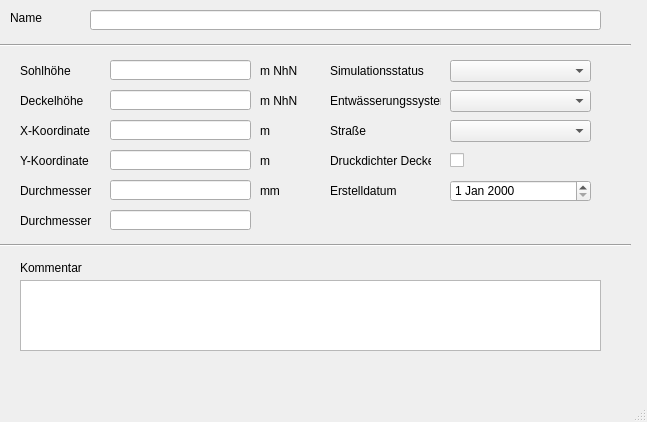
<?xml version="1.0" encoding="UTF-8"?>
<ui version="4.0">
 <class>MainWindow</class>
 <widget class="QMainWindow" name="MainWindow">
  <property name="enabled">
   <bool>true</bool>
  </property>
  <property name="geometry">
   <rect>
    <x>0</x>
    <y>0</y>
    <width>647</width>
    <height>422</height>
   </rect>
  </property>
  <property name="windowTitle">
   <string>MainWindow</string>
  </property>
  <widget class="QWidget" name="centralwidget">
   <widget class="QLabel" name="label_20">
    <property name="geometry">
     <rect>
      <x>330</x>
      <y>60</y>
      <width>111</width>
      <height>21</height>
     </rect>
    </property>
    <property name="text">
     <string>Simulationsstatus</string>
    </property>
   </widget>
   <widget class="QLabel" name="label">
    <property name="geometry">
     <rect>
      <x>10</x>
      <y>10</y>
      <width>46</width>
      <height>16</height>
     </rect>
    </property>
    <property name="text">
     <string>Name</string>
    </property>
   </widget>
   <widget class="Line" name="line">
    <property name="geometry">
     <rect>
      <x>0</x>
      <y>30</y>
      <width>631</width>
      <height>31</height>
     </rect>
    </property>
    <property name="orientation">
     <enum>Qt::Horizontal</enum>
    </property>
   </widget>
   <widget class="QLabel" name="label_14">
    <property name="geometry">
     <rect>
      <x>20</x>
      <y>260</y>
      <width>81</width>
      <height>16</height>
     </rect>
    </property>
    <property name="text">
     <string>Kommentar</string>
    </property>
   </widget>
   <widget class="QLabel" name="label_11">
    <property name="geometry">
     <rect>
      <x>260</x>
      <y>120</y>
      <width>41</width>
      <height>21</height>
     </rect>
    </property>
    <property name="text">
     <string>m</string>
    </property>
   </widget>
   <widget class="QLabel" name="label_5">
    <property name="geometry">
     <rect>
      <x>20</x>
      <y>90</y>
      <width>81</width>
      <height>21</height>
     </rect>
    </property>
    <property name="text">
     <string>Deckelhöhe</string>
    </property>
   </widget>
   <widget class="QLabel" name="label_8">
    <property name="geometry">
     <rect>
      <x>260</x>
      <y>60</y>
      <width>41</width>
      <height>21</height>
     </rect>
    </property>
    <property name="text">
     <string>m NhN</string>
    </property>
   </widget>
   <widget class="QLabel" name="label_70">
    <property name="geometry">
     <rect>
      <x>330</x>
      <y>180</y>
      <width>71</width>
      <height>21</height>
     </rect>
    </property>
    <property name="text">
     <string>Erstelldatum</string>
    </property>
   </widget>
   <widget class="QLabel" name="label_9">
    <property name="geometry">
     <rect>
      <x>20</x>
      <y>150</y>
      <width>81</width>
      <height>21</height>
     </rect>
    </property>
    <property name="text">
     <string>Y-Koordinate</string>
    </property>
   </widget>
   <widget class="QLabel" name="label_12">
    <property name="geometry">
     <rect>
      <x>260</x>
      <y>150</y>
      <width>41</width>
      <height>21</height>
     </rect>
    </property>
    <property name="text">
     <string>m</string>
    </property>
   </widget>
   <widget class="Line" name="line_2">
    <property name="geometry">
     <rect>
      <x>0</x>
      <y>230</y>
      <width>631</width>
      <height>31</height>
     </rect>
    </property>
    <property name="orientation">
     <enum>Qt::Horizontal</enum>
    </property>
   </widget>
   <widget class="QLabel" name="label_6">
    <property name="geometry">
     <rect>
      <x>20</x>
      <y>120</y>
      <width>81</width>
      <height>21</height>
     </rect>
    </property>
    <property name="text">
     <string>X-Koordinate</string>
    </property>
   </widget>
   <widget class="QLabel" name="label_10">
    <property name="geometry">
     <rect>
      <x>260</x>
      <y>90</y>
      <width>41</width>
      <height>21</height>
     </rect>
    </property>
    <property name="text">
     <string>m NhN</string>
    </property>
   </widget>
   <widget class="QLabel" name="label_3">
    <property name="geometry">
     <rect>
      <x>20</x>
      <y>60</y>
      <width>81</width>
      <height>21</height>
     </rect>
    </property>
    <property name="text">
     <string>Sohlhöhe</string>
    </property>
   </widget>
   <widget class="QLabel" name="label_27">
    <property name="geometry">
     <rect>
      <x>260</x>
      <y>180</y>
      <width>41</width>
      <height>21</height>
     </rect>
    </property>
    <property name="text">
     <string>mm</string>
    </property>
   </widget>
   <widget class="QLabel" name="label_39">
    <property name="geometry">
     <rect>
      <x>20</x>
      <y>180</y>
      <width>81</width>
      <height>21</height>
     </rect>
    </property>
    <property name="text">
     <string>Durchmesser</string>
    </property>
   </widget>
   <widget class="QLabel" name="label_40">
    <property name="geometry">
     <rect>
      <x>330</x>
      <y>90</y>
      <width>111</width>
      <height>21</height>
     </rect>
    </property>
    <property name="text">
     <string>Entwässerungssystem</string>
    </property>
   </widget>
   <widget class="QLabel" name="label_41">
    <property name="geometry">
     <rect>
      <x>330</x>
      <y>150</y>
      <width>101</width>
      <height>21</height>
     </rect>
    </property>
    <property name="text">
     <string>Druckdichter Deckel</string>
    </property>
   </widget>
   <widget class="QLineEdit" name="schnam">
    <property name="geometry">
     <rect>
      <x>90</x>
      <y>10</y>
      <width>511</width>
      <height>20</height>
     </rect>
    </property>
   </widget>
   <widget class="QLineEdit" name="sohlhoehe">
    <property name="geometry">
     <rect>
      <x>110</x>
      <y>60</y>
      <width>141</width>
      <height>20</height>
     </rect>
    </property>
   </widget>
   <widget class="QLineEdit" name="deckelhoehe">
    <property name="geometry">
     <rect>
      <x>110</x>
      <y>90</y>
      <width>141</width>
      <height>20</height>
     </rect>
    </property>
   </widget>
   <widget class="QLineEdit" name="xsch">
    <property name="geometry">
     <rect>
      <x>110</x>
      <y>120</y>
      <width>141</width>
      <height>20</height>
     </rect>
    </property>
   </widget>
   <widget class="QLineEdit" name="ysch">
    <property name="geometry">
     <rect>
      <x>110</x>
      <y>150</y>
      <width>141</width>
      <height>20</height>
     </rect>
    </property>
   </widget>
   <widget class="QLineEdit" name="durchm">
    <property name="geometry">
     <rect>
      <x>110</x>
      <y>180</y>
      <width>141</width>
      <height>20</height>
     </rect>
    </property>
   </widget>
   <widget class="QComboBox" name="simstatus">
    <property name="geometry">
     <rect>
      <x>450</x>
      <y>60</y>
      <width>141</width>
      <height>22</height>
     </rect>
    </property>
   </widget>
   <widget class="QComboBox" name="entwart">
    <property name="geometry">
     <rect>
      <x>450</x>
      <y>90</y>
      <width>141</width>
      <height>22</height>
     </rect>
    </property>
   </widget>
   <widget class="QCheckBox" name="druckdicht">
    <property name="geometry">
     <rect>
      <x>450</x>
      <y>150</y>
      <width>70</width>
      <height>21</height>
     </rect>
    </property>
    <property name="text">
     <string/>
    </property>
   </widget>
   <widget class="QDateEdit" name="createdat">
    <property name="geometry">
     <rect>
      <x>450</x>
      <y>180</y>
      <width>141</width>
      <height>22</height>
     </rect>
    </property>
   </widget>
   <widget class="QTextEdit" name="kommentar">
    <property name="geometry">
     <rect>
      <x>20</x>
      <y>280</y>
      <width>581</width>
      <height>71</height>
     </rect>
    </property>
   </widget>
   <widget class="QComboBox" name="strasse">
    <property name="geometry">
     <rect>
      <x>450</x>
      <y>120</y>
      <width>141</width>
      <height>22</height>
     </rect>
    </property>
   </widget>
   <widget class="QLabel" name="label_2">
    <property name="geometry">
     <rect>
      <x>330</x>
      <y>120</y>
      <width>46</width>
      <height>21</height>
     </rect>
    </property>
    <property name="text">
     <string>Straße</string>
    </property>
   </widget>
   <widget class="QLabel" name="label_42">
    <property name="geometry">
     <rect>
      <x>20</x>
      <y>210</y>
      <width>81</width>
      <height>21</height>
     </rect>
    </property>
    <property name="text">
     <string>Durchmesser</string>
    </property>
   </widget>
   <widget class="QLineEdit" name="ueberstauflaeche">
    <property name="geometry">
     <rect>
      <x>110</x>
      <y>210</y>
      <width>141</width>
      <height>20</height>
     </rect>
    </property>
   </widget>
  </widget>
  <widget class="QMenuBar" name="menubar">
   <property name="geometry">
    <rect>
     <x>0</x>
     <y>0</y>
     <width>647</width>
     <height>21</height>
    </rect>
   </property>
  </widget>
  <widget class="QStatusBar" name="statusbar"/>
 </widget>
 <resources/>
 <connections/>
</ui>
